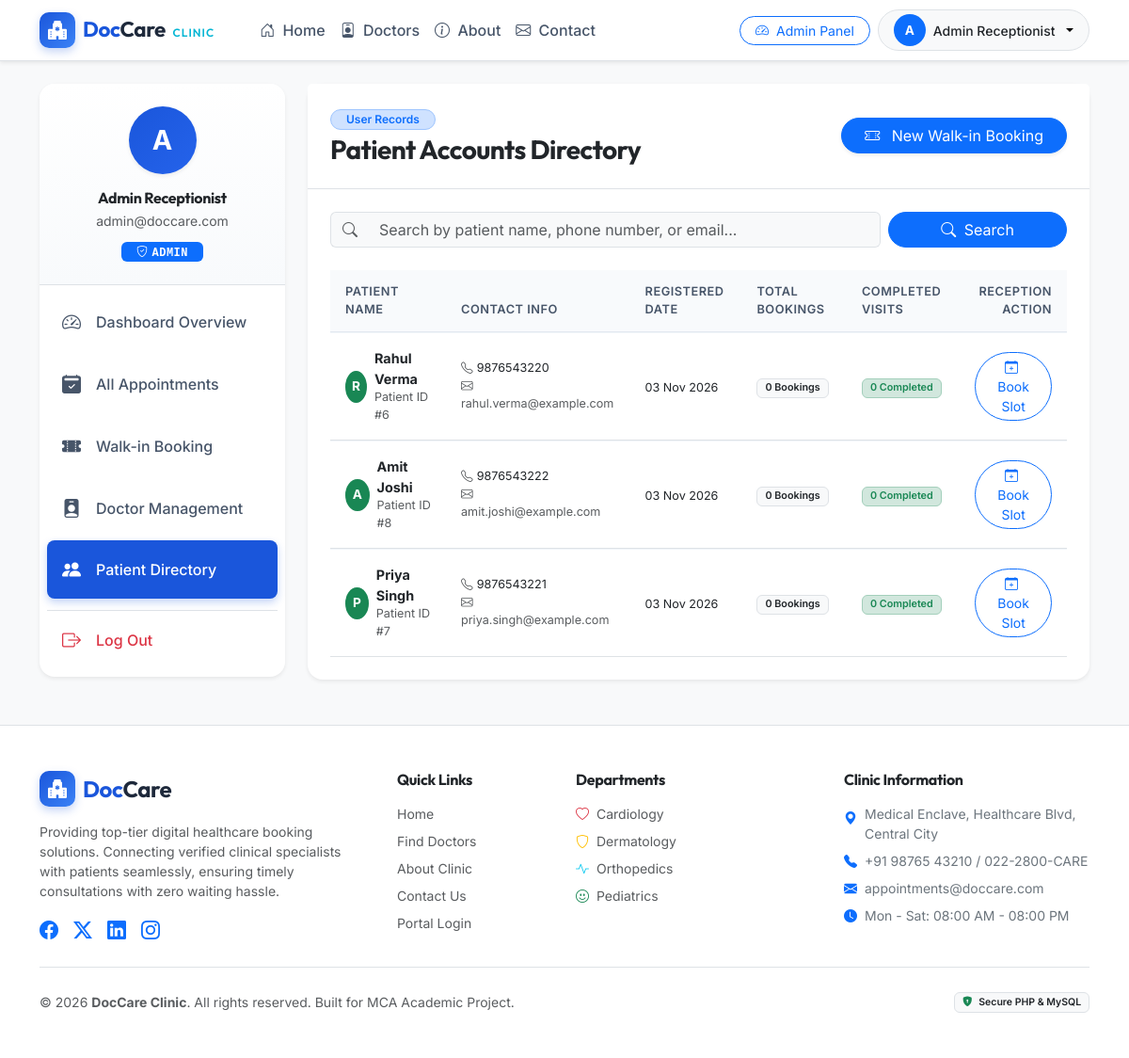
Screenshot of /admin/patients.php (signed in) with the database file from the repository.
### tables this page shows
CREATE TABLE `users` (
  `id` INT AUTO_INCREMENT PRIMARY KEY,
  `name` VARCHAR(100) NOT NULL,
  `email` VARCHAR(100) NOT NULL UNIQUE,
  `phone` VARCHAR(20) NOT NULL,
  `password` VARCHAR(255) NOT NULL,
  `role` ENUM('patient', 'doctor', 'admin') NOT NULL DEFAULT 'patient',
  `created_at` TIMESTAMP DEFAULT CURRENT_TIMESTAMP
);

### includes/functions.php (called while the page is built, shortened)
<?php
function e($value) {
    return htmlspecialchars((string)($value ?? ''), ENT_QUOTES, 'UTF-8');
}
function format_date($date, $format = 'd M Y') {
    $timestamp = strtotime($date);
    return $timestamp ? date($format, $timestamp) : 'N/A';
}

### admin/patients.php (the view, shortened to what this page needs)
<?php
require_once __DIR__ . '/../includes/functions.php';
$pdo = get_db_connection();
$search = trim($_GET['search'] ?? '');
$sql = "
    SELECT u.id, u.name, u.email, u.phone, u.created_at,
           COUNT(a.id) as total_appointments,
           SUM(CASE WHEN a.status = 'Completed' THEN 1 ELSE 0 END) as completed_appointments,
           MAX(a.appointment_date) as last_appointment_date
    FROM users u
    LEFT JOIN appointments a ON u.id = a.patient_id
    WHERE u.role = 'patient'
";
$params = [];
$sql .= " GROUP BY u.id ORDER BY u.created_at DESC";
$stmt = $pdo->prepare($sql);
$stmt->execute($params);
$patients = $stmt->fetchAll();
require_once __DIR__ . '/../includes/header.php';
require_once __DIR__ . '/../includes/navbar.php';
?>
<div class="container py-4">
    <div class="row g-4">
        <div class="col-lg-3 col-md-4">
            <?php require_once __DIR__ . '/../includes/sidebar.php'; ?>
        </div>
        <div class="col-lg-9 col-md-8">
            <div class="card border-0 shadow-sm rounded-4 bg-white mb-4">
                <div class="card-header bg-white border-bottom p-4 d-flex flex-column flex-md-row justify-content-between align-items-md-center gap-3">
                    <div>
                        <span class="badge bg-primary-subtle text-primary border border-primary-subtle px-3 py-1 rounded-pill mb-1">
                            User Records
                        </span>
                        <h3 class="fw-bold text-dark mb-0">Patient Accounts Directory</h3>
                    </div>
                    <a href="<?php echo BASE_URL; ?>/admin/book-appointment.php" class="btn btn-primary rounded-pill px-4 shadow-sm">
                        <i class="bi bi-ticket-perforated me-2"></i> New Walk-in Booking
                    </a>
                </div>
                <div class="card-body p-4">
                    <form action="<?php echo BASE_URL; ?>/admin/patients.php" method="GET" class="row g-2 mb-4">
                        <div class="col-md-9">
                            <div class="input-group">
                                <span class="input-group-text bg-light border-end-0 text-muted"><i class="bi bi-search"></i></span>
                                <input type="text" name="search" class="form-control bg-light border-start-0" placeholder="Search by patient name, phone number, or email..." value="<?php echo e($search); ?>">
                            </div>
                        </div>
                        <div class="col-md-3 d-flex gap-2">
                            <button type="submit" class="btn btn-primary w-100 rounded-pill">
                                <i class="bi bi-search me-1"></i> Search
                            </button>
                        </div>
                    </form>
                    <div class="table-responsive">
                        <table class="table table-custom table-hover align-middle mb-0">
                            <thead>
                                <tr>
                                    <th>Patient Name</th>
                                    <th>Contact Info</th>
                                    <th>Registered Date</th>
                                    <th>Total Bookings</th>
                                    <th>Completed Visits</th>
                                    <th class="text-end">Reception Action</th>
                                </tr>
                            </thead>
                            <tbody>
                                <?php if (empty($patients)): ?>
                                    <tr>
                                        <td colspan="6" class="text-center py-5 text-muted">
                                            <i class="bi bi-people fs-2 d-block mb-2 text-secondary"></i>
                                            No patient records found matching your query.
                                        </td>
                                    </tr>
                                <?php else: ?>
                                    <?php foreach ($patients as $p): ?>
                                        <tr>
                                            <td>
                                                <div class="d-flex align-items-center gap-2">
                                                    <div class="avatar-circle-sm bg-success text-white">
                                                        <?php echo strtoupper(substr($p['name'], 0, 1)); ?>
                                                    </div>
                                                    <div>
                                                        <div class="fw-bold text-dark"><?php echo e($p['name']); ?></div>
                                                        <div class="small text-muted">Patient ID #<?php echo $p['id']; ?></div>
                                                    </div>
                                                </div>
                                            </td>
                                            <td>
                                                <div class="small text-dark"><i class="bi bi-telephone me-1 text-muted"></i><?php echo e($p['phone']); ?></div>
                                                <div class="small text-muted"><i class="bi bi-envelope me-1 text-muted"></i><?php echo e($p['email']); ?></div>
                                            </td>
                                            <td>
                                                <span class="small text-dark"><?php echo format_date($p['created_at']); ?></span>
                                            </td>
                                            <td>
                                                <span class="badge bg-light text-dark border px-2 py-1">
                                                    <?php echo (int)$p['total_appointments']; ?> Bookings
                                                </span>
                                            </td>
                                            <td>
                                                <span class="badge bg-success-subtle text-success border border-success-subtle px-2 py-1">
                                                    <?php echo (int)$p['completed_appointments']; ?> Completed
                                                </span>
                                            </td>
                                            <td class="text-end">
                                                <a href="<?php echo BASE_URL; ?>/admin/book-appointment.php?patient_id=<?php echo $p['id']; ?>" class="btn btn-outline-primary btn-sm rounded-pill px-3" title="Book on behalf of patient">
                                                    <i class="bi bi-calendar-plus me-1"></i> Book Slot
                                                </a>
                                            </td>
                                        </tr>
                                    <?php endforeach; ?>
                                <?php endif; ?>
                            </tbody>
                        </table>
                    </div>
                </div>
            </div>
        </div>
    </div>
</div>
<?php require_once __DIR__ . '/../includes/footer.php'; ?>

### assets/css/style.css (style rules this page uses)
:root { --doc-primary: #1a56db; --doc-primary-hover: #1342a8; --doc-primary-light: #ebf5ff; --doc-secondary: #0e9f6e; --doc-accent: #06b6d4; --doc-dark: #1e293b; --doc-muted: #64748b; --doc-border: #e2e8f0; --doc-bg-soft: #f8fafc; --doc-card-shadow: 0 4px 6px -1px rgba(0, 0, 0, 0.05), 0 2px 4px -2px rgba(0, 0, 0, 0.05); --doc-card-shadow-hover: 0 10px 15px -3px rgba(26, 86, 219, 0.1), 0 4px 6px -4px rgba(26, 86, 219, 0.1); }
body { font-family: 'Inter', -apple-system, BlinkMacSystemFont, "Segoe UI", Roboto, sans-serif; color: var(--doc-dark); background-color: var(--doc-bg-soft); min-height: 100vh; display: flex; flex-direction: column; }
h1, h2, h3, h4, h5, h6, .brand-text { font-family: 'Outfit', 'Inter', sans-serif; letter-spacing: -0.02em; }
.avatar-circle-sm { width: 34px; height: 34px; border-radius: 50%; display: inline-flex; align-items: center; justify-content: center; font-weight: 700; font-size: 0.85rem; }
.table-custom { border-collapse: separate; border-spacing: 0; }
.table-custom thead th { background-color: #f8fafc; color: #475569; font-weight: 600; font-size: 0.8rem; text-transform: uppercase; letter-spacing: 0.5px; border-top: 0; border-bottom: 1.5px solid var(--doc-border); padding: 0.85rem 1rem; }
.table-custom tbody td { padding: 1rem; vertical-align: middle; border-top: 1px solid #f1f5f9; font-size: 0.9rem; }
.badge { font-weight: 600; padding: 0.45em 0.75em; border-radius: 6px; }

### rows the page displays
users: name "R", name "Rahul Verma", id "6", phone "9876543220", email "rahul.verma@example.com", created_at "03 Nov 2026", total_appointments "0", completed_appointments "0"
users: name "A", name "Amit Joshi", id "8", phone "9876543222", email "amit.joshi@example.com", created_at "03 Nov 2026", total_appointments "0", completed_appointments "0"
users: name "P", name "Priya Singh", id "7", phone "9876543221", email "priya.singh@example.com", created_at "03 Nov 2026", total_appointments "0", completed_appointments "0"

### other values shown
substr($currentUser['name'], 0, 1) "A"
$currentUser['name'] "Admin Receptionist"
substr($user['name'], 0, 1) "A"
$user['name'] "Admin Receptionist"
$user['email'] "admin@doccare.com"
$role "ADMIN"
